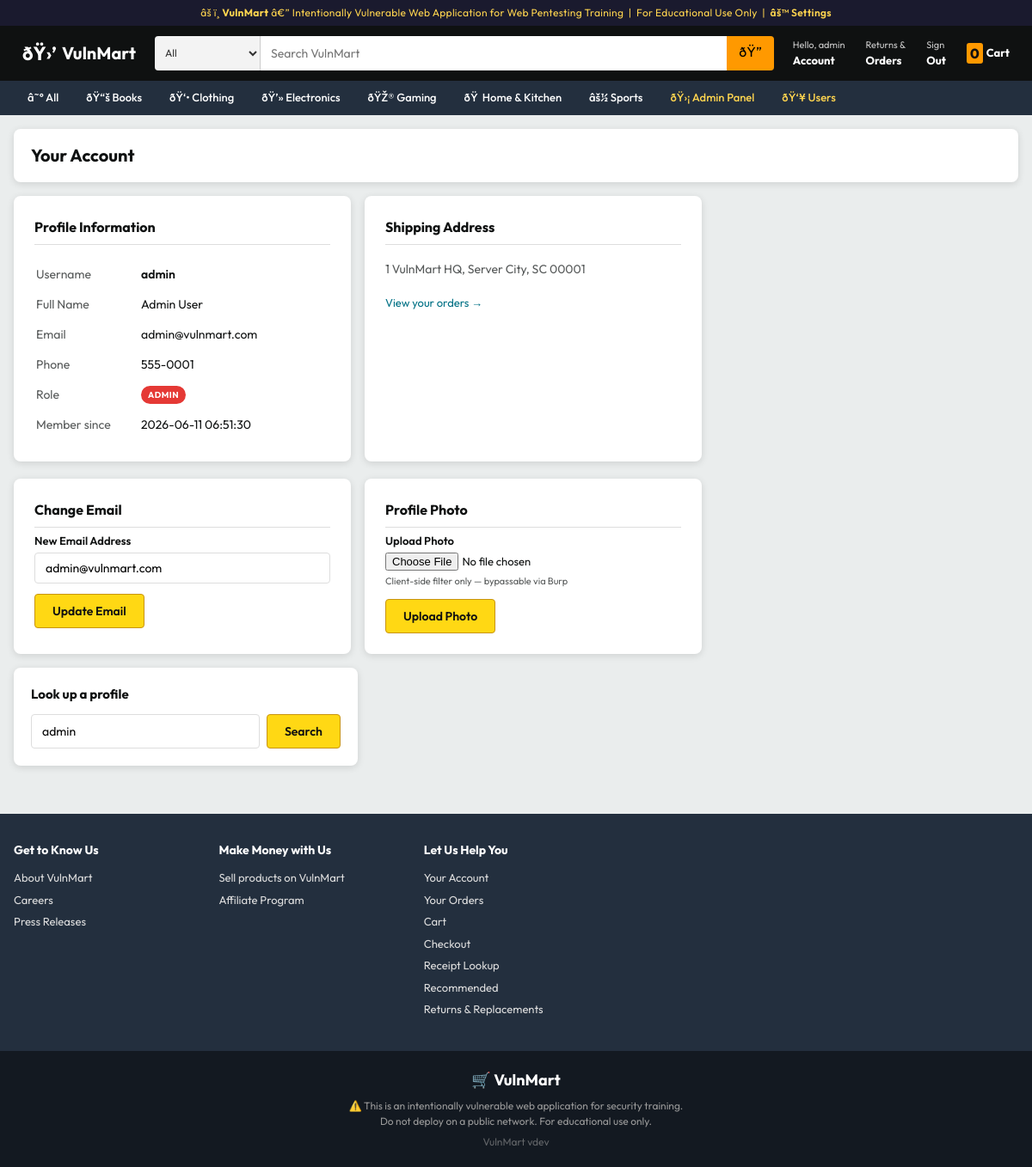
The app's page /profile.php (signed in) with its own data.
### tables this page shows
CREATE TABLE categories (
    id INT AUTO_INCREMENT PRIMARY KEY,
    name VARCHAR(50) NOT NULL,
    slug VARCHAR(50) UNIQUE NOT NULL,
    icon VARCHAR(10)
);

CREATE TABLE users (
    id INT AUTO_INCREMENT PRIMARY KEY,
    username VARCHAR(255) UNIQUE NOT NULL,
    password VARCHAR(255) NOT NULL,
    email VARCHAR(100) UNIQUE NOT NULL,
    full_name VARCHAR(100),
    address TEXT,
    phone VARCHAR(20),
    role ENUM('user', 'admin') DEFAULT 'user',
    created_at TIMESTAMP DEFAULT CURRENT_TIMESTAMP
);

### src/config.php (called while the page is built, shortened)
<?php
function getDifficulty(string $page): string {
    try {
        $conn = getDB();
        $stmt = $conn->prepare("SELECT difficulty FROM settings WHERE page = ?");
        $stmt->bind_param("s", $page);
        $stmt->execute();
        $res = $stmt->get_result();
        if ($row = $res->fetch_assoc()) return $row['difficulty'];
    } catch (Exception $e) {}
    return 'low';
}
function isLoggedIn(): bool {
    return isset($_SESSION['user_id']);
}
function isAdmin(): bool {
    return isset($_SESSION['role']) && $_SESSION['role'] === 'admin';
}

### src/includes/db.php (called while the page is built, shortened)
<?php
require_once __DIR__ . '/../config.php';
function getDB(): mysqli {
    static $conn = null;
    if ($conn === null) {
        $conn = new mysqli(DB_HOST, DB_USER, DB_PASS, DB_NAME);
        $conn->set_charset("utf8mb4");
    }
    return $conn;
}

### src/profile.php (the view, shortened to what this page needs)
<?php
require_once __DIR__ . '/config.php';
require_once __DIR__ . '/includes/db.php';
$conn         = getDB();
$diff         = getDifficulty('profile');
$diff_upload  = getDifficulty('upload');
$userData     = null;
$lookupUser = $_GET['user'] ?? ($_SESSION['username'] ?? null);
if ($lookupUser) {
    if ($diff === 'low') {
        $sql = "SELECT id, username, email, full_name, address, phone, role, created_at
                FROM users WHERE username = '{$lookupUser}'";
        $res = $conn->query($sql);
        if (!$res) {
            $sqlError = $conn->error;
        } elseif ($res->num_rows > 0) {
            $userData = $res->fetch_assoc();
        }
    }
}
include __DIR__ . '/includes/header.php';
?>
<div class="page-header">
    <h1>Your Account</h1>
</div>
<?php if ($userData): ?>
<div style="display:grid;grid-template-columns:1fr 1fr;gap:16px;max-width:800px;">
    <div style="background:var(--card-bg);border-radius:var(--radius);box-shadow:var(--shadow);padding:24px;">
        <h2 style="font-size:16px;font-weight:700;margin-bottom:16px;border-bottom:1px solid var(--border);padding-bottom:8px;">Profile Information</h2>
        <table style="width:100%;font-size:14px;">
            <tr><td style="color:var(--text-muted);padding:6px 0;width:120px;">Username</td>
                <td style="font-weight:600;"><?= htmlspecialchars($userData['username']) ?></td></tr>
            <tr><td style="color:var(--text-muted);padding:6px 0;">Full Name</td>
                <td><?= htmlspecialchars($userData['full_name'] ?? '—') ?></td></tr>
            <tr><td style="color:var(--text-muted);padding:6px 0;">Email</td>
                <td><?= htmlspecialchars($userData['email']) ?></td></tr>
            <tr><td style="color:var(--text-muted);padding:6px 0;">Phone</td>
                <td><?= htmlspecialchars($userData['phone'] ?? '—') ?></td></tr>
            <tr><td style="color:var(--text-muted);padding:6px 0;">Role</td>
                <td><span class="diff-badge" style="background:<?= $userData['role']==='admin'?'#E53935':'#1565C0' ?>"><?= htmlspecialchars($userData['role']) ?></span></td></tr>
            <tr><td style="color:var(--text-muted);padding:6px 0;">Member since</td>
                <td><?= htmlspecialchars($userData['created_at']) ?></td></tr>
        </table>
    </div>
    <div style="background:var(--card-bg);border-radius:var(--radius);box-shadow:var(--shadow);padding:24px;">
        <h2 style="font-size:16px;font-weight:700;margin-bottom:16px;border-bottom:1px solid var(--border);padding-bottom:8px;">Shipping Address</h2>
        <p style="font-size:14px;color:var(--text-muted);line-height:1.8;">
            <?= nl2br(htmlspecialchars($userData['address'] ?? 'No address on file.')) ?>
        </p>
        <div style="margin-top:16px;">
            <a href="/orders.php" style="color:#007185;font-size:13px;">View your orders →</a>
        </div>
    </div>
</div>
<?php if (!isset($_GET['user']) || $_GET['user'] === $_SESSION['username']): ?>
<div style="max-width:800px;margin-top:20px;display:grid;grid-template-columns:1fr 1fr;gap:16px;">
    <div style="background:var(--card-bg);border-radius:var(--radius);box-shadow:var(--shadow);padding:24px;">
        <h2 style="font-size:16px;font-weight:700;margin-bottom:6px;border-bottom:1px solid var(--border);padding-bottom:8px;">
            Change Email
        </h2>
        <form method="POST" action="/profile.php" id="email-form">
            <div style="margin-bottom:12px;">
                <label style="font-size:13px;font-weight:600;display:block;margin-bottom:4px;">New Email Address</label>
                <input type="email" name="email" placeholder="new@example.com"
                       value="<?= htmlspecialchars($userData['email']) ?>"
                       style="width:100%;padding:8px 12px;border:1px solid var(--border);border-radius:4px;font-family:inherit;font-size:14px;">
            </div>
            <button type="submit" class="btn btn-primary" style="width:auto;">Update Email</button>
        </form>
    </div>
    <div style="background:var(--card-bg);border-radius:var(--radius);box-shadow:var(--shadow);padding:24px;">
        <h2 style="font-size:16px;font-weight:700;margin-bottom:6px;border-bottom:1px solid var(--border);padding-bottom:8px;">
            Profile Photo
        </h2>
        <form method="POST" action="/profile.php" enctype="multipart/form-data">
            <div style="margin-bottom:12px;">
                <label style="font-size:13px;font-weight:600;display:block;margin-bottom:4px;">Upload Photo</label>
                <?php if ($diff_upload === 'low'): ?>
                <input type="file" name="photo" accept=".jpg,.png,.gif"
                       style="font-size:13px;display:block;margin-bottom:4px;">
                <p style="font-size:11px;color:var(--text-muted);">Client-side filter only — bypassable via Burp</p>
                <?php else: ?>
                <input type="file" name="photo" style="font-size:13px;display:block;margin-bottom:4px;">
                <p style="font-size:11px;color:var(--text-muted);">Accepts JPG, PNG, GIF only (server-validated)</p>
                <?php endif; ?>
            </div>
            <button type="submit" class="btn btn-primary" style="width:auto;">Upload Photo</button>
        </form>
    </div>
</div>
<?php endif; ?>
<?php endif; ?>
<div style="background:var(--card-bg);border-radius:var(--radius);box-shadow:var(--shadow);padding:20px;max-width:400px;margin-top:16px;">
    <h3 style="font-size:15px;font-weight:700;margin-bottom:12px;">Look up a profile</h3>
    <form method="GET" action="/profile.php" style="display:flex;gap:8px;">
        <input type="text" name="user" placeholder="Enter username"
               value="<?= htmlspecialchars($lookupUser ?? '') ?>"
               style="flex:1;padding:8px 12px;border:1px solid var(--border);border-radius:4px;font-family:inherit;font-size:14px;">
        <button type="submit" class="btn btn-primary" style="width:auto;">Search</button>
    </form>
</div>
<?php include __DIR__ . '/includes/footer.php'; ?>

### src/includes/header.php (shortened to what this page needs)
<?php
require_once __DIR__ . '/../includes/db.php';
$_cat_icons = [
    'books'        => 'ðŸ“š',
    'clothing'     => 'ðŸ‘•',
    'electronics'  => 'ðŸ’»',
    'gaming'       => 'ðŸŽ®',
    'home-kitchen' => 'ðŸ ',
    'sports'       => 'âš½',
];
$_categories = [];
$_cats = getDB()->query("SELECT * FROM categories ORDER BY name");
if ($_cats) {
    while ($r = $_cats->fetch_assoc()) {
        $r['icon'] = $_cat_icons[$r['slug']] ?? '';
        $_categories[] = $r;
    }
}
?>
<!DOCTYPE html>
<html lang="en">
<head>
    <link rel="stylesheet" href="/assets/css/style.css">
</head>
<body>
<div class="training-banner">
    âš ï¸ <strong>VulnMart</strong> â€” Intentionally Vulnerable Web Application for Web Pentesting Training &nbsp;|&nbsp; For Educational Use Only
    <?php if (isAdmin()): ?>
    &nbsp;|&nbsp; <a href="/admin/settings.php" style="color:#FFD54F;font-weight:600;">âš™ Settings</a>
    <?php endif; ?>
</div>
<header class="site-header">
    <div class="header-inner">
        <a href="/" class="site-logo">
            <span class="logo-icon">ðŸ›’</span>
            <span>VulnMart</span>
        </a>
        <form action="/search.php" method="GET" class="header-search">
            <select name="cat" class="search-cat-select">
                <option value="">All</option>
            </select>
            <input type="text" name="q" placeholder="Search VulnMart"
                   value="<?= isset($_GET['q']) ? htmlspecialchars($_GET['q']) : '' ?>"
                   class="search-input" autocomplete="off">
            <button type="submit" class="search-btn">ðŸ”</button>
        </form>
        <div class="header-actions">
            <?php if (isLoggedIn()): ?>
            <a href="/profile.php" class="header-action-link">
                <span class="action-label">Hello, <?= htmlspecialchars($_SESSION['username']) ?></span>
                <span class="action-main">Account</span>
            </a>
            <a href="/orders.php" class="header-action-link">
                <span class="action-label">Returns &amp;</span>
                <span class="action-main">Orders</span>
            </a>
            <a href="/logout.php" class="header-action-link">
                <span class="action-label">Sign</span>
                <span class="action-main">Out</span>
            </a>
            <?php endif; ?>
            <a href="/cart.php" class="header-cart">
                <span class="cart-qty"><?= array_sum($_SESSION['cart'] ?? []) ?></span>
                <span>Cart</span>
            </a>
        </div>
    </div>
</header>
<nav class="cat-nav">
    <div class="cat-nav-inner">
        <a href="/" class="cat-nav-link">â˜° All</a>
        <?php foreach ($_categories as $c): ?>
        <a href="/category.php?slug=<?= htmlspecialchars($c['slug']) ?>" class="cat-nav-link">
            <?= $c['icon'] ?> <?= htmlspecialchars($c['name']) ?>
        </a>
        <?php endforeach; ?>
        <?php if (isAdmin()): ?>
        <a href="/admin/index.php" class="cat-nav-link cat-nav-admin">ðŸ›¡ Admin Panel</a>
        <a href="/admin/users.php" class="cat-nav-link cat-nav-admin">ðŸ‘¥ Users</a>
        <?php endif; ?>
    </div>
</nav>
<main class="site-main">

### src/assets/css/style.css (style rules this page uses)
*, *::before, *::after { box-sizing: border-box; margin: 0; padding: 0; }
:root { --header-bg: #0F1111; --header-hover: #232F3E; --cat-nav-bg: #232F3E; --accent: #FF9900; --accent-dark: #C45500; --accent-light: #FFD814; --body-bg: #EAEDED; --card-bg: #FFFFFF; --text: #0F1111; --text-muted: #565959; --text-light: #999; --border: #DDD; --star: #FF9900; --price: #B12704; --success: #067D62; --radius: 8px; --shadow: 0 2px 8px rgba(0,0,0,.12); --shadow-hover: 0 4px 16px rgba(0,0,0,.20); }
html { scroll-behavior: smooth; }
body { font-family: 'Outfit', sans-serif; background: var(--body-bg); color: var(--text); font-size: 14px; line-height: 1.5; }
a { color: inherit; text-decoration: none; }
button, input, select { font-family: inherit; }
.training-banner { background: #1a1a2e; color: #FFD54F; text-align: center; font-size: 12px; padding: 6px 16px; letter-spacing: .3px; }
.training-banner a { color: #FFD54F; }
.site-header { background: var(--header-bg); padding: 8px 0; position: sticky; top: 0; z-index: 100; }
.header-inner { max-width: 1400px; margin: 0 auto; padding: 0 16px; display: flex; align-items: center; gap: 12px; }
.site-logo { display: flex; align-items: center; gap: 6px; color: #FFF; font-size: 20px; font-weight: 700; white-space: nowrap; padding: 4px 8px; border: 2px solid transparent; border-radius: 4px; transition: border-color .15s; }
.site-logo .logo-icon { font-size: 22px; }
.header-search { flex: 1; display: flex; height: 40px; border-radius: 4px; overflow: hidden; max-width: 800px; }
.search-cat-select { background: #F3F3F3; border: none; padding: 0 8px; font-size: 12px; color: #333; cursor: pointer; min-width: 80px; border-right: 1px solid #CCC; }
.search-input { flex: 1; border: none; padding: 0 12px; font-size: 14px; outline: none; }
.search-btn { background: var(--accent); border: none; padding: 0 14px; font-size: 16px; cursor: pointer; transition: background .15s; }
.header-actions { display: flex; align-items: center; gap: 4px; color: #FFF; white-space: nowrap; }
.header-action-link { display: flex; flex-direction: column; padding: 4px 8px; border: 2px solid transparent; border-radius: 4px; color: #FFF; transition: border-color .15s; }
.action-label { font-size: 11px; color: #CCC; }
.action-main { font-size: 13px; font-weight: 700; }
.header-cart { display: flex; align-items: center; gap: 4px; color: #FFF; font-size: 13px; font-weight: 700; padding: 4px 8px; border: 2px solid transparent; border-radius: 4px; transition: border-color .15s; }
.cart-qty { background: var(--accent); color: #111; font-size: 16px; font-weight: 800; padding: 0 4px; border-radius: 3px; }
.cat-nav { background: var(--cat-nav-bg); }
.cat-nav-inner { max-width: 1400px; margin: 0 auto; padding: 0 16px; display: flex; gap: 0; overflow-x: auto; scrollbar-width: none; }
.cat-nav-link { color: #FFF; font-size: 13px; font-weight: 500; padding: 8px 14px; white-space: nowrap; border: 2px solid transparent; transition: border-color .15s; }
.cat-nav-admin { color: #FFD54F; }
.site-main { max-width: 1400px; margin: 0 auto; padding: 16px; }
.diff-badge { display: inline-block; color: #FFF; font-size: 10px; font-weight: 700; padding: 3px 8px; border-radius: 12px; letter-spacing: .5px; text-transform: uppercase; }
.btn { display: inline-block; padding: 10px 20px; border-radius: 4px; font-size: 14px; font-weight: 600; cursor: pointer; border: none; transition: background .15s; }
.btn-primary { background: var(--accent-light); color: #111; width: 100%; border: 1px solid #C89411; }
.page-header { background: var(--card-bg); border-radius: var(--radius); padding: 16px 20px; margin-bottom: 16px; box-shadow: var(--shadow); display: flex; align-items: center; justify-content: space-between; flex-wrap: wrap; gap: 8px; }
.page-header h1 { font-size: 20px; font-weight: 700; }

### records on screen
categories: icon "ðŸ“š", name "Books"
categories: icon "ðŸ‘•", name "Clothing"
categories: icon "ðŸ’»", name "Electronics"
categories: icon "ðŸŽ®", name "Gaming"
categories: icon "ðŸ", name "Home & Kitchen"
categories: icon "âš½", name "Sports"
users: username "admin", full_name "Admin User", email "admin@vulnmart.com", phone "555-0001", role "ADMIN", created_at "2026-06-11 06:51:30", address "1 VulnMart HQ, Server City, SC 00001"

### other values on screen
$_SESSION['username'] "admin"
array_sum($_SESSION['cart'] ?? []) "0"
defined('VULNMART_VERSION') ? VULNMART_VERSION : 'dev' "dev"
